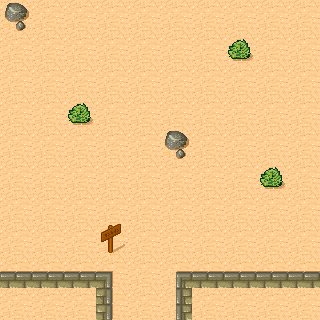

This is a level from a 2D game, rendered from its Tiled map with the project's own tilesets. A one-line summary and the complete map file follow:
An orthogonal 10x10 tile map with 32x32 px tiles, 1 tile layer (Tile Layer 1).

<map version="1.0" orientation="orthogonal" renderorder="right-down" width="10" height="10" tilewidth="32" tileheight="32" nextobjectid="1">
 <tileset firstgid="1" name="tmw_desert_spacing" tilewidth="32" tileheight="32" spacing="1" margin="1" tilecount="48" columns="8">
  <image source="tmw_desert_spacing.png" width="265" height="199" />
 </tileset>
 <layer name="Tile Layer 1" width="10" height="10">
  <data encoding="csv">
32,30,30,30,30,30,30,30,30,30,
30,30,30,30,30,30,30,48,30,30,
30,30,30,30,30,30,30,30,30,30,
30,30,48,30,30,30,30,30,30,30,
30,30,30,30,30,32,30,30,30,30,
30,30,30,30,30,30,30,30,48,30,
30,30,30,30,30,30,30,30,30,30,
30,30,30,46,30,30,30,30,30,30,
2,2,2,3,30,1,2,2,2,2,
30,30,30,11,30,9,30,30,30,30
</data>
 </layer>
</map>
